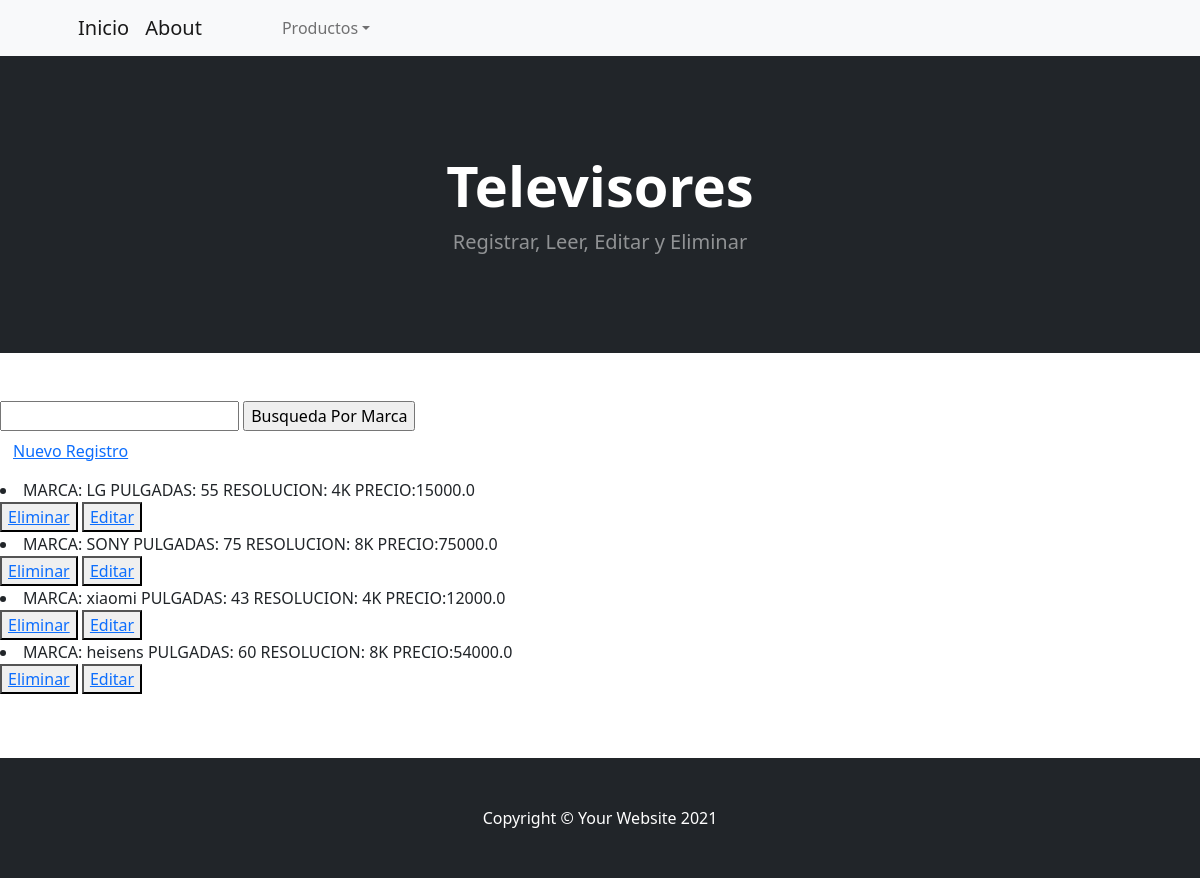
The page /AppTecno/leerTelevisores on the database as committed earlier.
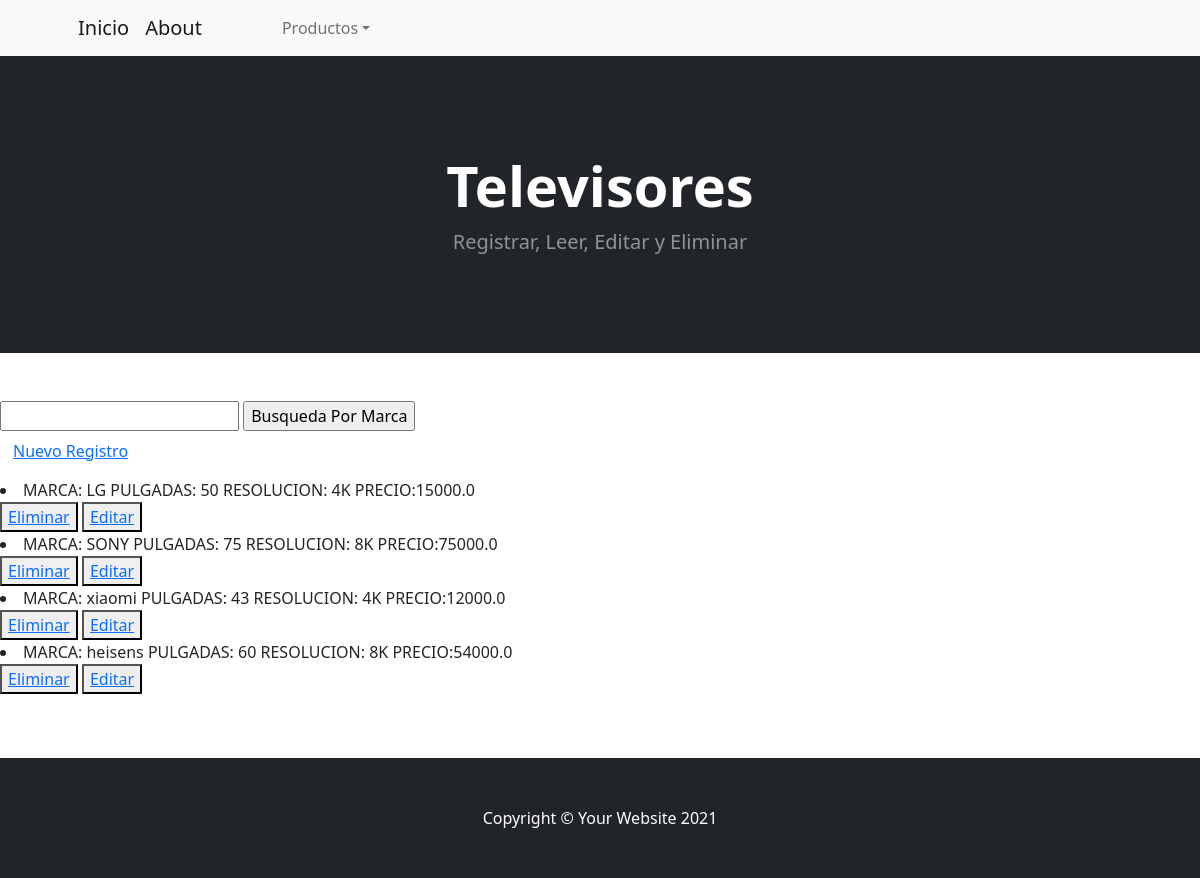
The same page on the database as committed later.
### AppTecno/models.py (models this page shows)
class Televisores(models.Model):
    marca = models.CharField(max_length=10)
    pulgadas = models.IntegerField()
    resolusion = models.CharField(max_length=10)
    precio = models.FloatField()
    def __str__(self):
        return f"MARCA: {self.marca} PULGADAS: {self.pulgadas} RESOLUCION: {self.resolusion} PRECIO:{self.precio}"

### AppTecno/views.py (the view)
# urls.py: path('leerTelevisores',views.leerTelevisores,name="LeerTelevisores"),
def leerTelevisores (request):
    televisores = Televisores.objects.all()
    contexto = {"televisores":televisores}
    return render (request, "AppTecno/leerTelevisores.html", contexto)

### AppTecno/templates/AppTecno/leerTelevisores.html (shortened to what this page needs)
{%extends "AppInicio/base.html"%}
{%load static%}
{%block dep%}
<a class="navbar-brand" href="#!">About</a>
{%endblock%}
{%block head%}
<h1 class="display-4 fw-bolder">Televisores</h1>
<p class="lead fw-normal text-white-50 mb-0">Registrar, Leer, Editar y Eliminar</p>
{%endblock%}
{%block contenido%}
    <form action="/AppTecno/buscarTelevisor/" method="GET">
        <input type="text" name="marca" id="marca">
        <input type="submit" value="Busqueda Por Marca">
    </form>
    <h3>
        <button type="button" class="btn btn-link">
        <a href="{% url 'TelevisoresRegistro' %}">Nuevo Registro</a>
        </button>
    </h3>
    {% for l in televisores %}
        <li>{{l}}</li>
        <button>
            <a href="{% url 'EliminarTelevisor' l.id %}">Eliminar</a>
        </button>
        <button>
            <a href="{% url 'EditTel' l.id %}">Editar</a>
        </button>
    {% endfor %}
{%endblock%}

Rows that differ between the two databases and show on the page:
changed Televisores: marca+pulgadas+resolusion "MARCA: LG PULGADAS: 55 RESOLUCION: 4K PRECIO:15000.0" → "MARCA: LG PULGADAS: 50 RESOLUCION: 4K PRECIO:15000.0"
